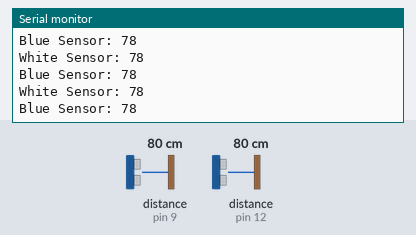
This sketch was run on a simulated Arduino Uno, built with avr-gcc and run on an emulated ATmega328P. Parts: the last lines printed to the serial monitor. Wiring (inferred from the names in the program): 2 × ultrasonic range finder: trigger pin 10, echo pin 9 / trigger pin 13, echo pin 12. The test bench sets the inputs (shaded band); at power-on: distance to the obstacle (sensors on pin 9, pin 12) 80 cm. The echo pulse lasts 58.3 µs per cm.

Above: at 1.2 s.
1.3 s: distance to the obstacle (sensor on pin 9) set to 35 cm
At 1.48 s:
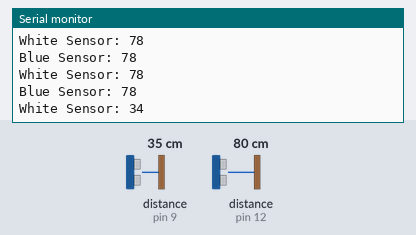
4.3 s: distance to the obstacle (sensor on pin 12) set to 60 cm
At 4.4 s:
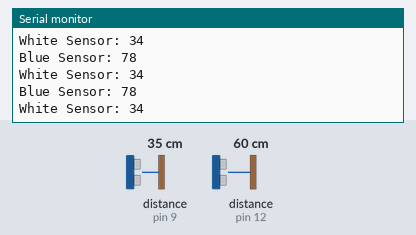
7.3 s: distance to the obstacle (sensor on pin 9) set to 299 cm
At 7.51 s:
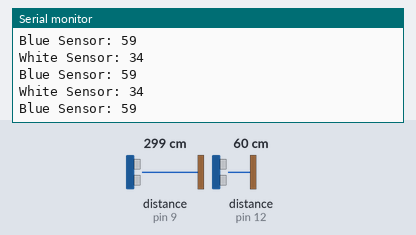
10.3 s: distance to the obstacle (sensor on pin 9) set to 35 cm
At 10.39 s:
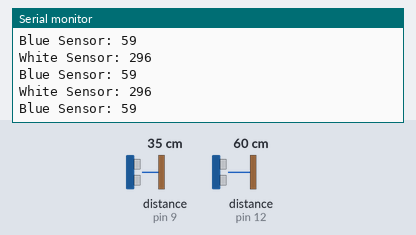
13.3 s: distance to the obstacle (sensor on pin 12) set to 2 cm
At 13.39 s:
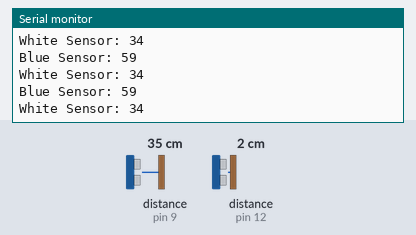
14.8 s: distance to the obstacle (sensor on pin 12) set to 35 cm
At 14.82 s:
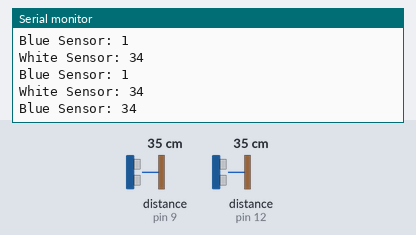
Timing chart, 0 to 17.8 s (numbered marks = the images above; inputs shaded):
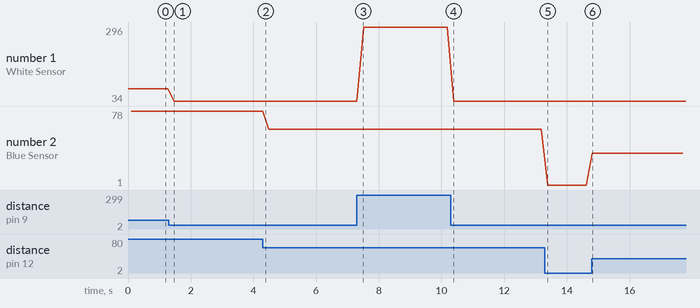

The sketch:

two_radars.ino
```cpp
// defines pins numbers
const int trigPin1 = 10; //trig1 - white
const int echoPin1 = 9; //echo1 - white
const int trigPin2 = 13; //blue
const int echoPin2 = 12; //blue
// defines variables
long duration;
int distance;

void setup() {
  pinMode(trigPin1, OUTPUT); // Sets the trigPin as an Output
  pinMode(echoPin1, INPUT); // Sets the echoPin as an Input
  pinMode(trigPin2, OUTPUT); // Sets the trigPin as an Output
  pinMode(echoPin2, INPUT); // Sets the echoPin as an Input

  Serial.begin(9600); // Starts the serial communication
}

void loop() {

  SonarSensor(trigPin1, echoPin1);
  Serial.print("White Sensor: ");
  Serial.println(distance);
  delay(100);

  SonarSensor(trigPin2, echoPin2);
  Serial.print("Blue Sensor: ");
  Serial.println(distance);
  delay(100);
  }


void SonarSensor(int trigPin,int echoPin) {
digitalWrite(trigPin, LOW);
delayMicroseconds(2);
digitalWrite(trigPin, HIGH);
delayMicroseconds(10);
digitalWrite(trigPin, LOW);
duration = pulseIn(echoPin, HIGH);
distance = duration * 0.034/2;
}
```

activate_satellite.ino
```cpp

```

Measured:
- after the input at 1.3 s, the serial monitor: prints a new line after 0.18 s (image 1)
- after the input at 14.8 s, the serial monitor: prints a new line at once (image 6)
- plotted number 1: 78 → 34 after the input at 1.3 s, 34 → 296 after the input at 7.3 s, 296 → 34 after the input at 10.3 s
- plotted number 2: 78 → 59 after the input at 4.3 s, 59 → 1 after the input at 13.3 s
